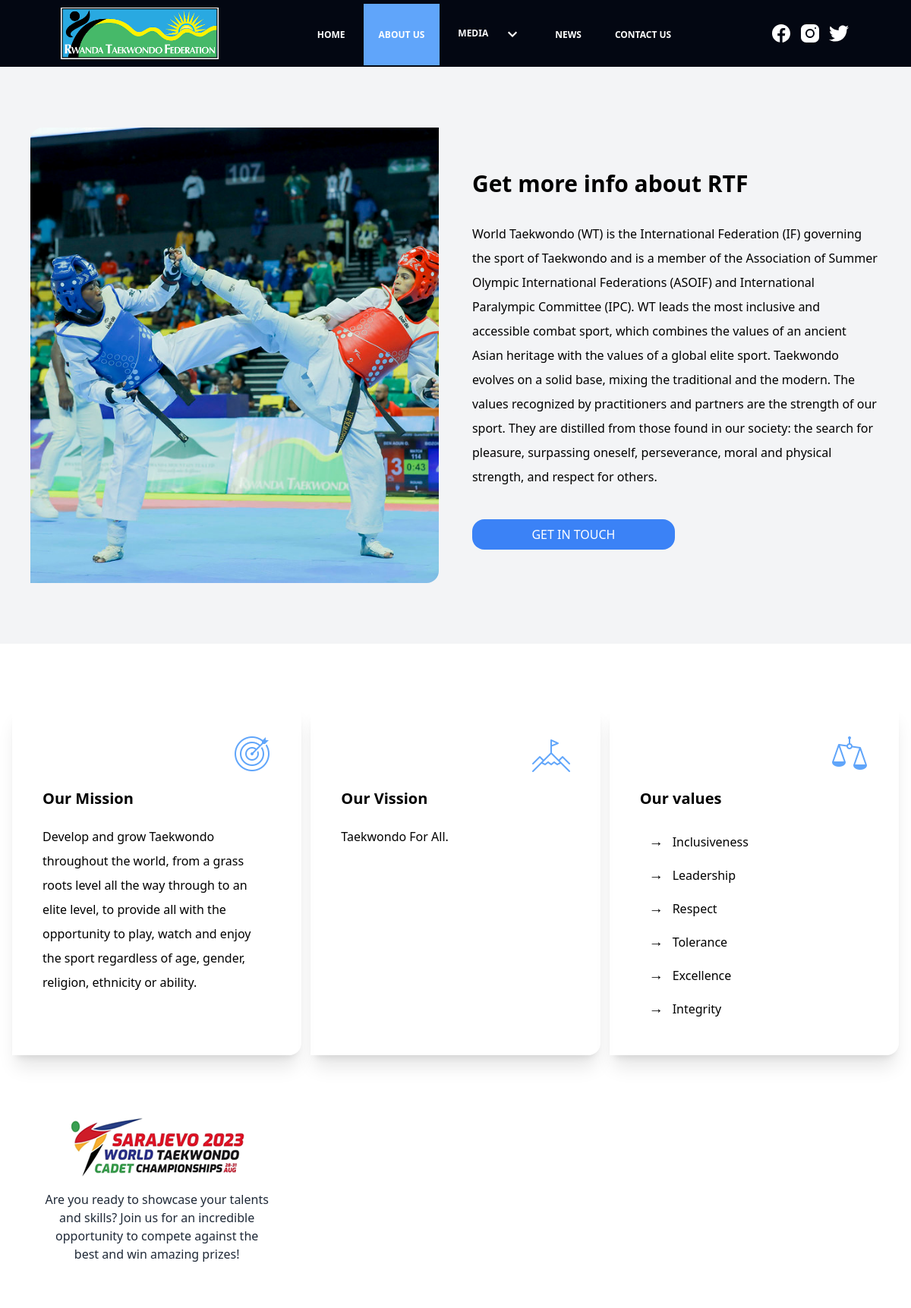
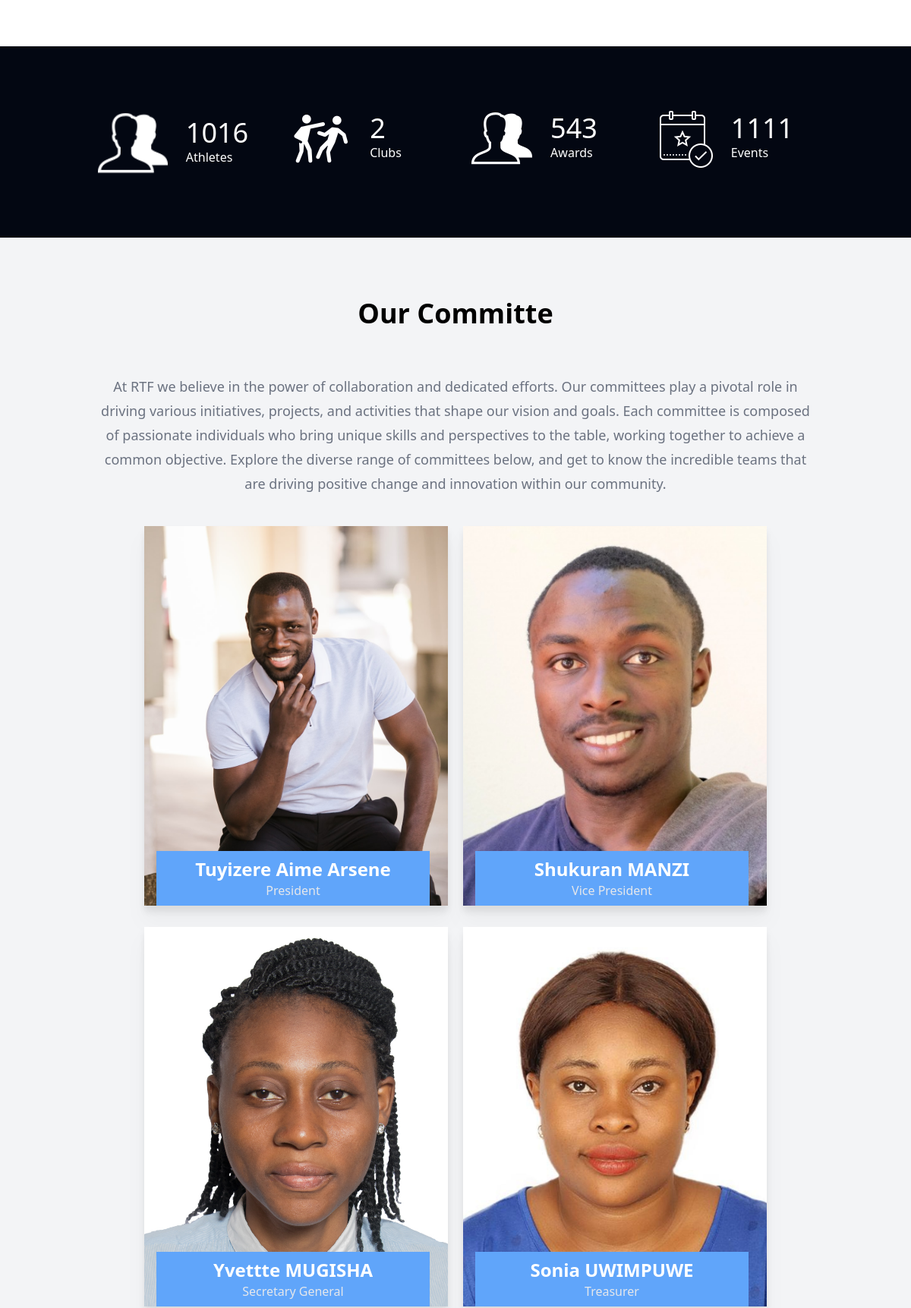
Screenshot of /public/about.php (upper part) with the database file from the repository (2 pictures, top to bottom).
### tables this page shows
CREATE TABLE `overview` (
  `id` int(11) NOT NULL,
  `athletes` int(11) NOT NULL,
  `awards` int(11) NOT NULL,
  `status` enum('active','inactive') NOT NULL DEFAULT 'active',
  `createdat` timestamp NOT NULL DEFAULT current_timestamp(),
  `updatedat` timestamp NOT NULL DEFAULT current_timestamp() ON UPDATE current_timestamp()
);

CREATE TABLE `members` (
  `id` int(11) NOT NULL,
  `name` varchar(50) NOT NULL,
  `post` varchar(50) NOT NULL,
  `photo` varchar(200) DEFAULT NULL,
  `status` enum('active','inactive') DEFAULT 'active',
  `createdat` timestamp NOT NULL DEFAULT current_timestamp(),
  `updatedat` timestamp NOT NULL DEFAULT current_timestamp() ON UPDATE current_timestamp()
);

### config/dbconnection.php (called while the page is built, shortened)
<?php
class dbconnection {
    protected $db;
    public function __construct(){
        $this->db = new PDO(DB_DRIVER.":host=".DB_HOST.";dbname=".DB_NAME,
        DB_USER,DB_PWD,[PDO::ATTR_ERRMODE            => PDO::ERRMODE_EXCEPTION,
        PDO::ATTR_DEFAULT_FETCH_MODE => PDO::FETCH_ASSOC
        ]);
    }
         function getCommitte(){
            try {
                $stm = $this->db->prepare("SELECT * FROM members ORDER BY `createdat` ASC");
                $stm->execute();
                $stm->setFetchMode(PDO::FETCH_ASSOC);
                return $stm->fetchAll();
            } catch (Exception $th) {
                return $th->getMessage();
            }
        }
        function getOverview(){
            try {
                $stm = $this->db->prepare("SELECT * FROM overview ORDER BY `createdat`  DESC LIMIT 3");
                $stm->execute();
                $result = $stm->fetch(PDO::FETCH_ASSOC);
                return $result;
            } catch (Exception $th) {
                return $th->getMessage();
            }
        }
        function countTotal($table) {
            try {
                $stm = $this->db->prepare("SELECT COUNT(*) as total FROM $table ");
                $stm->execute();
                $result = $stm->fetch(PDO::FETCH_ASSOC);
                return $result['total'];
            } catch (PDOException $th) {
                return 0;
            }
        }
}
?>

### public/about.php (the view, shortened to what this page needs)
<?php include '../includes/navbar.php'; ?>
<body>
<div>
    <div class="w-full lg:flex justify-center md:gap-10 px-2 lg:px-10 py-10 md:py-20 bg-gray-100">
        <div class="md:w-full xl:w-1/2 2xl:w-1/3 h-[600px] ">
            <img src="../assets/images/52222939374_7fb699d8dd_b.jpg" alt="" class="w-full h-full object-cover rounded-tl-2xl rounded-br-2xl">
        </div>
        <div class="md:w-full xl:w-1/2 2xl:w-1/3 flex flex-col justify-center  px-3 md:px-1">
            <h1 class="font-bold py-3 text-2xl md:text-3xl">Get more info about RTF</h1>
            <p class="font-light md:leading-8 py-5 mb-2 md:mb-5">World Taekwondo (WT) is the International Federation (IF) governing the sport of Taekwondo and is a member of the Association of Summer Olympic International Federations (ASOIF) and International Paralympic Committee (IPC). WT leads the most inclusive and accessible combat sport, which combines the values of an ancient Asian heritage with the values of a global elite sport. Taekwondo evolves on a solid base, mixing the traditional and the modern. The values recognized by practitioners and partners are the strength of our sport. They are distilled from those found in our society: the search for pleasure, surpassing oneself, perseverance, moral and physical strength, and respect for others.</p>
            <button class=" w-1/2 bg-blue-500 text-white uppercase py-2 md:px-5 rounded-2xl">get in touch</button>
        </div>
    </div>
</div>
<div>
    <div class=" md:grid grid-cols-2 lg:grid-cols-3 xl:flex justify-center md:gap-10 lg:gap-3 md:py-20 px-4">
        <div class="md:w-full lg:w-full xl:w-2/5 shadow-xl px-5 md:px-10 py-10 rounded-tl-2xl rounded-br-2xl mb-2">
            <div class="flex justify-between">
                <img src="../assets/icons/icons8-mission-50.png" alt="">
            </div>
            <h1 class="font-bold text-xl py-5">Our Mission</h1>
            <p class="font-light md:leading-8 ">Develop and grow Taekwondo throughout the world, from a grass roots level all the way through to an elite level, to provide all with the opportunity to play, watch and enjoy the sport regardless of age, gender, religion, ethnicity or ability.</p>
        </div>
        <div class="md:w-full lg:w-full xl:w-2/5 shadow-xl px-5 md:px-10 py-10 rounded-tl-2xl rounded-br-2xl mb-2">
            <div class="flex justify-between">
                <img src="../assets/icons/icons8-vission-50.png" alt="">
            </div>
            <h1 class="font-bold text-xl py-5">Our Vission</h1>
            <p class="font-light leading-8 ">Taekwondo For All.</p>
        </div>
        <div class="md:w-full lg:w-full xl:w-2/5 shadow-xl px-5 md:px-10 py-10 rounded-tl-2xl rounded-br-2xl mb-2">
            <div class="flex justify-between">
                <img src="../assets/icons/icons8-values-50.png" alt="">
            </div>
            <h1 class="font-bold text-xl py-5">Our values</h1>
            <ul class="font-light leading-6">
                <li class="py-1 md:py-1.5"><span class="text-[19px] md:leading-8 px-3">	&rarr;</span>Inclusiveness</li>
                <li class="py-1 md:py-1.5"><span class="text-[19px] md:leading-8 px-3">	&rarr;</span>Leadership</li>
                <li class="py-1 md:py-1.5"><span class="text-[19px] md:leading-8 px-3">	&rarr;</span>Respect</li>
                <li class="py-1 md:py-1.5"><span class="text-[19px] md:leading-8 px-3">	&rarr;</span>Tolerance</li>
                <li class="py-1 md:py-1.5"><span class="text-[19px] md:leading-8 px-3">	&rarr;</span>Excellence</li>
                <li class="py-1 md:py-1.5"><span class="text-[19px] md:leading-8 px-3">	&rarr;</span>Integrity</li>
            </ul>
        </div>
        <div class="md:w-full lg:w-full xl:w-2/5 px-10 py-10 flex justify-center items-center flex-col">
            <img src="../assets/images/banner_sarajevo_2023_wt_cadet_sub_230707.png" alt="">
            <h1 class="text-gray-800 font- text-center">Are you ready to showcase your talents and skills? Join us for an incredible opportunity to compete against the best and win amazing prizes!</h1>
        </div>
    </div>
</div>
<div>
    <div class="w-full md:flex gap-2 justify-center bg-gray-950 py-20">
        <div class="flex gap-6 md:w-1/6 rounded justify-center">
            <img src="../assets/icons/icons8-member-80.png" alt="">
            <div class="text-white flex flex-col justify-center">
                <?php
                    if ($_SERVER['REQUEST_METHOD'] == 'GET') {
                        $athletes = $db->getOverview();
                        ?>
                        <h2 class="font text-4xl"><?php echo $athletes['athletes']; ?></h2>
                <?php } ?>
                <span class="capitalize ">Athletes</span>
            </div>
        </div>
        <div class="flex gap-6 md:w-1/5 rounded justify-center mb-3">
            <img src="../assets/icons/icons8-knock-down-80.png" alt="">
            <div class="text-white flex flex-col justify-center">
                <?php
                    if ($_SERVER['REQUEST_METHOD'] == 'GET') {
                        $clubs = $db->countTotal('clubs');
                        ?>
                        <h2 class="font text-4xl"><?php echo $clubs; ?></h2>
                <?php } ?>
                <span class="capitalize ">Clubs</span>
            </div>
        </div>
        <div class="flex gap-6 md:w-1/5 rounded justify-center mb-3">
            <img src="../assets/icons/icons8-member-80.png" alt="">
            <div class="text-white flex flex-col justify-center">
                <?php
                    if ($_SERVER['REQUEST_METHOD'] == 'GET') {
                        $athletes = $db->getOverview();
                        ?>
                        <h2 class="font text-4xl"><?php echo $athletes['awards']; ?></h2>
                <?php } ?>
                <span class="capitalize ">Awards</span>
            </div>
        </div>
        <div class="flex gap-6 md:w-1/5 rounded justify-center mb-3">
            <img src="../assets/icons/icons8-events-80.png" alt="">
            <div class="text-white flex flex-col justify-center">
                <?php
                    if ($_SERVER['REQUEST_METHOD'] == 'GET') {
                        $events = $db->countTotal('events');
                        ?>
                        <h2 class="font text-4xl"><?php echo $events; ?></h2>
                <?php } ?>
                <span class="capitalize ">events</span>
            </div>
        </div>
    </div>
</div>
<div>
    <div class="w-full flex flex-col justify-center items-center mb-5 py-10 bg-gray-100 ">
        <h2 class="text-4xl font-bold py-10">Our Committe</h2>
        <p class="font-light py-5 px-2 w-full md:w-4/5 md:leading-8 md:text-lg text-center text-gray-500 pb-10">At RTF we believe in the power of collaboration and dedicated efforts. Our committees play a pivotal role in driving various initiatives, projects, and activities that shape our vision and goals. Each committee is composed of passionate individuals who bring unique skills and perspectives to the table, working together to achieve a common objective. Explore the diverse range of committees below, and get to know the incredible teams that are driving positive change and innovation within our community.</p>
        <div class="md:flex flex-wrap gap-5 justify-center items-center w-full px-2">
        <?php
        if($_SERVER['REQUEST_METHOD'] == 'GET'){
            $members = $db->getCommitte();
            foreach($members as $member){
                ?>
            <div class="relative md:w-[400px] newcard mb-2" >
                <div class="w-full">
                <img src="<?php echo substr($member['photo'], 3); ?>" alt="" class="w-full h-[500px] object-cover drop-shadow-xl">
                </div>
                <div class="bg-blue-400 w-[90%] absolute bottom-0 left-4 flex flex-col items-center py-2">
                    <h2 class="text-white font-bold text-2xl"><?php echo $member['name']; ?></h2>
                    <span class="text-gray-200 "><?php echo $member['post']; ?></span>
                </div>
            </div>
            <?php }} ?>
        </div>
    </div>
</div>
</body>

### assets/css/style.css (style rules this page uses)
.newcard { transition: transform 0.3s ease; }

### rows the page displays
overview: athletes "1016", awards "543"
members: photo (picture), name "Tuyizere Aime Arsene", post "President"
members: photo (picture), name "Shukuran MANZI", post "Vice President"
members: photo (picture), name "Yvettte MUGISHA", post "Secretary General"
members: photo (picture), name "Sonia UWIMPUWE", post "Treasurer"

### other values shown
$clubs "2"
$events "1111"
